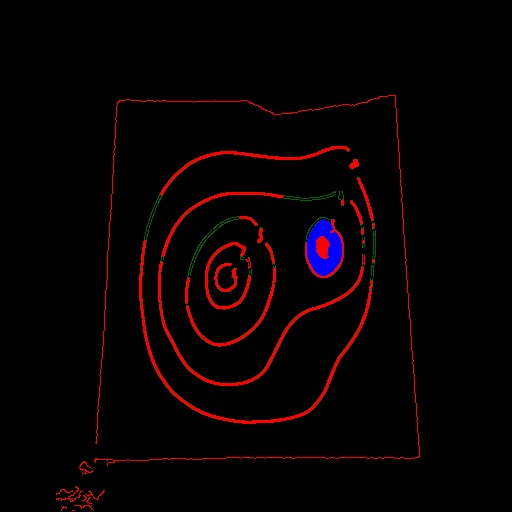
//> input picture code/testpics/MorphedLine1.jpg, 512 x 512 px
$ ./houghLines testpics/MorphedLine1.jpg   (built with g++ and OpenCV 4)
//> lines starting //> are read from the running program, lines starting //| are printed output that depends on the picture; after the words box and inside, x2 and y2 are one past the last pixel; in counts of white or black regions, pixels touching at a corner belong together
#include "opencv2/highgui/highgui.hpp"
#include "opencv2/imgproc/imgproc.hpp"
#include <iostream>

using namespace cv;
using namespace std;

int main(int argc, char** argv)
{
    Mat src = imread(argv[1], 0);
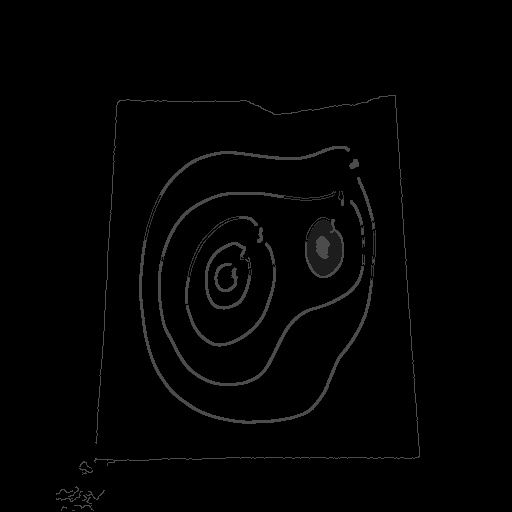
//> src: 512 rows x 512 cols, CV_8UC1; min 0, max 83, mean 2.7

    Mat scaledImage(512,512,DataType<float>::type);
    resize(src,scaledImage,scaledImage.size(),0,0,INTER_LINEAR);

    Mat dst, cdst,rotMat, rotatedImage;
    //rotMat = getRotationMatrix2D(Point(255,255),45.0,1.0);
    //warpAffine(scaledImage,rotatedImage,rotMat,Size(512,512));

    Canny(scaledImage, dst, 50, 200, 3);
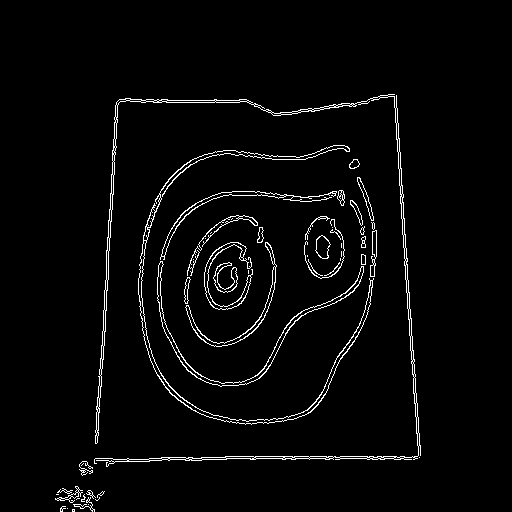
//> dst: 512 rows x 512 cols, CV_8UC1; 3.1% white in thin lines or dots, all inside (x1, y1, x2, y2) = (55, 94, 421, 512)
    cvtColor(dst, cdst, CV_GRAY2BGR);

    vector<Vec2f> lines;

    // detect lines
    HoughLines(dst, lines, 1, CV_PI/180, 150, 0, 0 );
//> lines = 8 lines (rho, theta): [125, 0.07], [-385, 3.07], [120, 0.05], [-387, 3.07], [463, 1.55], [458, 1.57], [456, 1.57], [122, 0.05]
    // draw lines
    for( size_t i = 0; i < lines.size(); i++ )
    {
        float rho = lines[i][0], theta = lines[i][1];
        Point pt1, pt2;
        double a = cos(theta), b = sin(theta);
        double x0 = a*rho, y0 = b*rho;
        pt1.x = cvRound(x0 + 1000*(-b));
        pt1.y = cvRound(y0 + 1000*(a));
        pt2.x = cvRound(x0 - 1000*(-b));
        pt2.y = cvRound(y0 - 1000*(a));
        line( cdst, pt1, pt2, Scalar(0,0,255), 3, CV_AA);
    }
//> this loop made 8 passes
//> (rho, theta, a, b, x0, y0) on passes 1 to 8: (125, 0.0698, 0.998, 0.0698, 124.7, 8.72), (-385, 3.07, -0.998, 0.0698, 384.1, -26.86), (120, 0.0524, 0.999, 0.0523, 119.8, 6.28), (-387, 3.07, -0.998, 0.0698, 386.1, -27), (463, 1.55, 0.0175, 1, 8.08, 462.9), (458, 1.57, -4.37e-08, 1, -2e-05, 458), (456, 1.57, -4.37e-08, 1, -1.99e-05, 456), (122, 0.0524, 0.999, 0.0523, 121.8, 6.38)
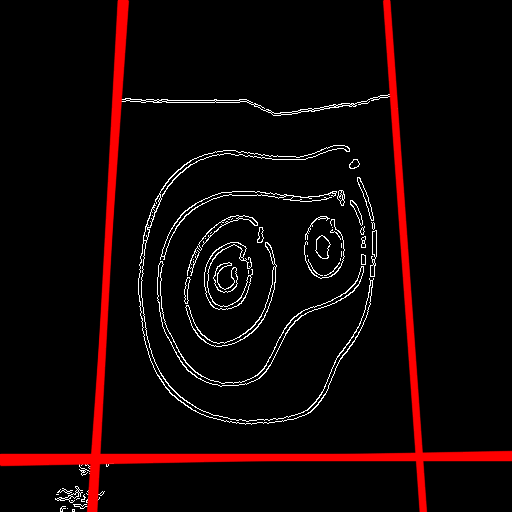
//> cdst: 512 rows x 512 cols, CV_8UC3; mean B, G, R 5.6, 5.6, 18

    //imshow("source", scaledImage);
    imshow("Detected lines", cdst);

    int k = waitKey();
//> the space key is pressed

    return 0;
}
